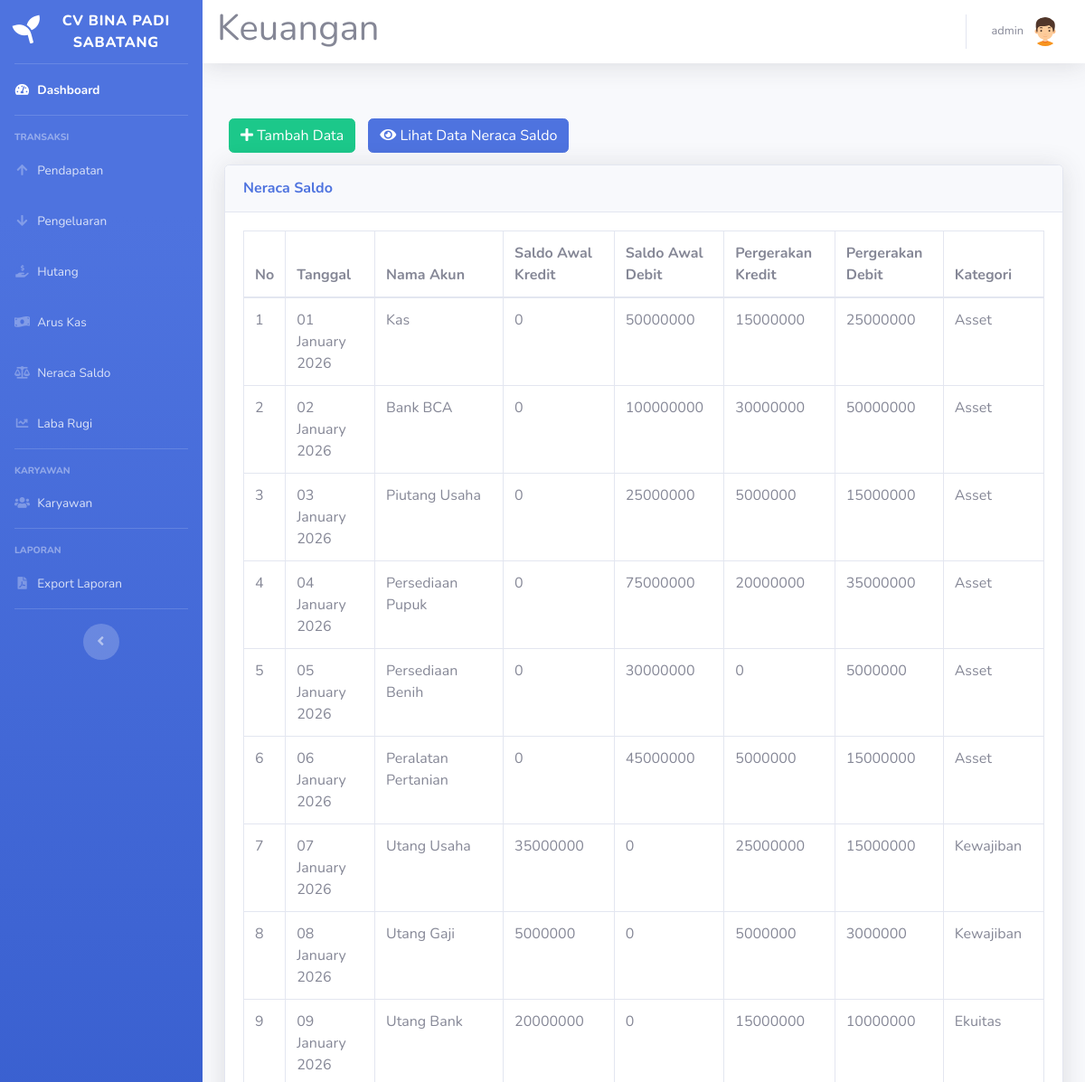
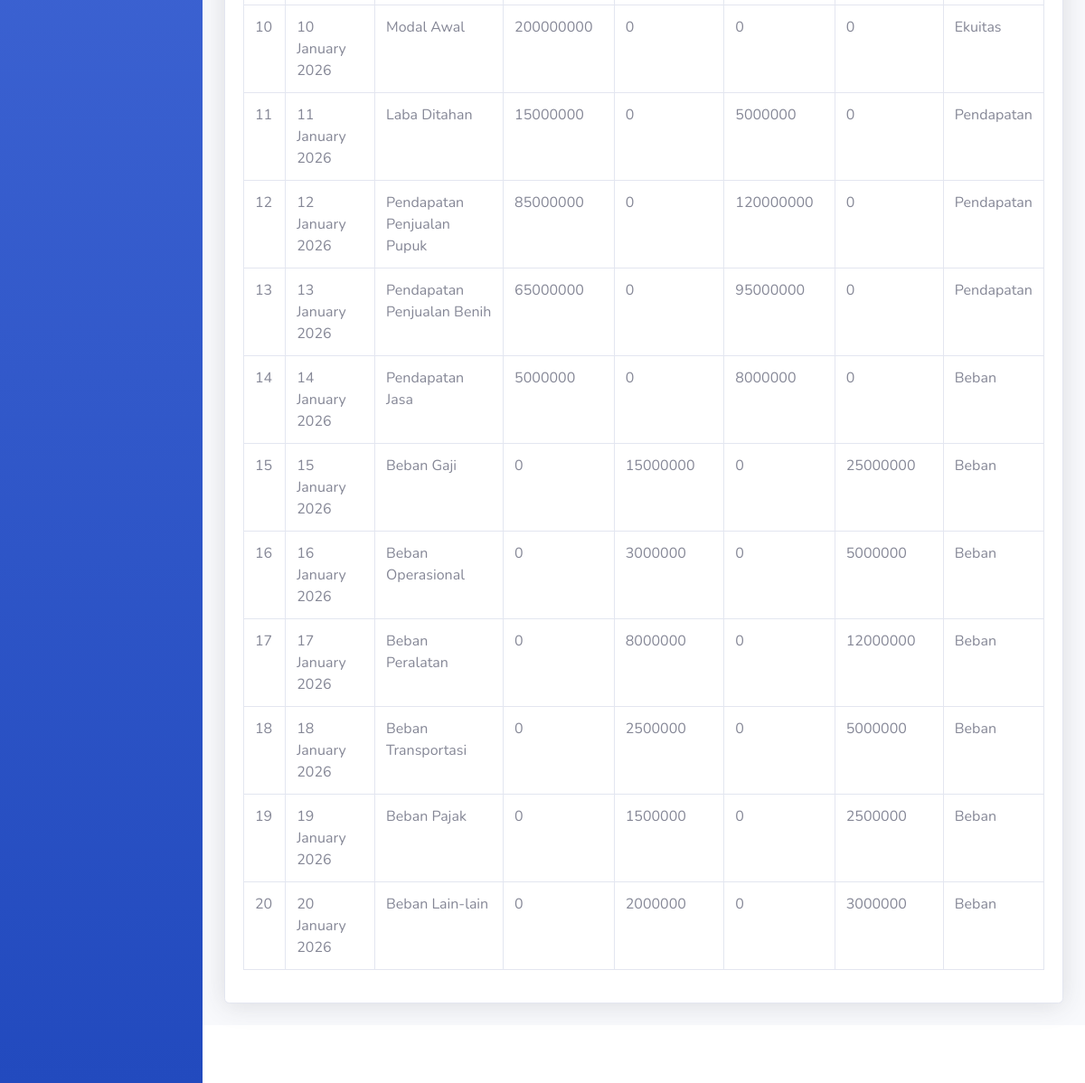
/neraca-saldo.php (signed in), run on the app's committed database (2 pictures, top to bottom).
### tables this page shows
CREATE TABLE `neraca_saldo` (
  `id_neraca_saldo` int(11) NOT NULL,
  `tanggal` date NOT NULL,
  `nama_akun` varchar(100) DEFAULT NULL,
  `nomor_akun` varchar(20) DEFAULT NULL,
  `saldo_awal_debit` int(30) DEFAULT NULL,
  `saldo_awal_kredit` int(30) DEFAULT NULL,
  `pergerakan_debit` int(30) DEFAULT NULL,
  `pergerakan_kredit` int(30) DEFAULT NULL,
  `status` int(11) DEFAULT NULL,
  `id_user` int(11) DEFAULT NULL
);

### neraca-saldo.php (the view, shortened to what this page needs)
<!DOCTYPE html>
<html lang="en">
<head>
    <link href="vendor/fontawesome-free/css/all.min.css" rel="stylesheet" type="text/css">
    <link href="css/sb-admin-2.min.css" rel="stylesheet">
</head>
<body id="page-top">
    <?php
    require('sidebar.php');
    ?>
    <div id="content">
        <?php require('navbar.php'); ?>
        <div class="container-fluid">
            <div class="row">
            </div>
            <div class="row">
                <div class="col-12">
                    <div class="py-2">
                        <a href="neraca-saldo-tambah.php" class="btn btn-success" style="margin:5px"><i class="fa fa-plus"></i> Tambah Data</a>
                        <a href="neraca-saldo-lihat.php" class="btn btn-primary" style="margin:5px"><i class="fa fa-eye"></i> Lihat Data Neraca Saldo</a>
                    </div>
                    <div class="card shadow mb-4">
                        <div class="card-header py-3">
                            <h6 class="m-0 font-weight-bold text-primary">Neraca Saldo</h6>
                        </div>
                        <div class="card-body">
                            <div class="table-responsive">
                                <table class="table table-bordered" id="dataTable" width="100%" cellspacing="0">
                                    <thead>
                                        <tr>
                                            <th>No</th>
                                            <th>Tanggal</th>
                                            <th>Nama Akun</th>
                                            <th>Saldo Awal Kredit</th>
                                            <th>Saldo Awal Debit</th>
                                            <th>Pergerakan Kredit</th>
                                            <th>Pergerakan Debit</th>
                                            <th>Kategori</th>
                                        </tr>
                                    </thead>
                                    <tbody>
                                        <?php
                                        include('koneksi.php');
                                        $sql = "SELECT * FROM neraca_saldo";
                                        $result = $koneksi->query($sql);
                                        if ($result->num_rows > 0) {
                                            $no = 1;
                                            while ($row = $result->fetch_assoc()) {
                                                echo "<tr>";
                                                echo "<td>" . $no . "</td>";
                                                echo "<td>" . date('d F Y', strtotime($row["tanggal"])) . "</td>";
                                                echo "<td>" . $row["nama_akun"] . "</td>";
                                                echo "<td>" . $row["saldo_awal_kredit"] . "</td>";
                                                echo "<td>" . $row["saldo_awal_debit"] . "</td>";
                                                echo "<td>" . $row["pergerakan_kredit"] . "</td>";
                                                echo "<td>" . $row["pergerakan_debit"] . "</td>";
                                                $kategori = "";
                                                switch ($row["status"]) {
                                                    case 1:
                                                        $kategori = "Asset";
                                                        break;
                                                    case 2:
                                                        $kategori = "Kewajiban";
                                                        break;
                                                    case 3:
                                                        $kategori = "Ekuitas";
                                                        break;
                                                    case 4:
                                                        $kategori = "Pendapatan";
                                                        break;
                                                    case 5:
                                                        $kategori = "Beban";
                                                        break;
                                                }
                                                echo "<td>" . $kategori . "</td>";
                                                echo "</tr>";
                                                $no++;
                                            }
                                        } else {
                                            echo "0 results";
                                        }
                                        ?>
                                    </tbody>
                                </table>
                            </div>
                        </div>
                    </div>
                </div>
            </div>
        </div>
        <?php require 'footer.php' ?>
    </div>
    </div>
</body>
</html>

### data on the page
neraca_saldo: tanggal "01 January 2026", nama_akun "Kas", saldo_awal_kredit "0", saldo_awal_debit "50000000", pergerakan_kredit "15000000", pergerakan_debit "25000000", status "Asset"
neraca_saldo: tanggal "02 January 2026", nama_akun "Bank BCA", saldo_awal_kredit "0", saldo_awal_debit "100000000", pergerakan_kredit "30000000", pergerakan_debit "50000000", status "Asset"
neraca_saldo: tanggal "03 January 2026", nama_akun "Piutang Usaha", saldo_awal_kredit "0", saldo_awal_debit "25000000", pergerakan_kredit "5000000", pergerakan_debit "15000000", status "Asset"
neraca_saldo: tanggal "04 January 2026", nama_akun "Persediaan Pupuk", saldo_awal_kredit "0", saldo_awal_debit "75000000", pergerakan_kredit "20000000", pergerakan_debit "35000000", status "Asset"
neraca_saldo: tanggal "05 January 2026", nama_akun "Persediaan Benih", saldo_awal_kredit "0", saldo_awal_debit "30000000", pergerakan_kredit "0", pergerakan_debit "5000000", status "Asset"
neraca_saldo: tanggal "06 January 2026", nama_akun "Peralatan Pertanian", saldo_awal_kredit "0", saldo_awal_debit "45000000", pergerakan_kredit "5000000", pergerakan_debit "15000000", status "Asset"
neraca_saldo: tanggal "07 January 2026", nama_akun "Utang Usaha", saldo_awal_kredit "35000000", saldo_awal_debit "0", pergerakan_kredit "25000000", pergerakan_debit "15000000", status "Kewajiban"
neraca_saldo: tanggal "08 January 2026", nama_akun "Utang Gaji", saldo_awal_kredit "5000000", saldo_awal_debit "0", pergerakan_kredit "5000000", pergerakan_debit "3000000", status "Kewajiban"
neraca_saldo: tanggal "09 January 2026", nama_akun "Utang Bank", saldo_awal_kredit "20000000", saldo_awal_debit "0", pergerakan_kredit "15000000", pergerakan_debit "10000000", status "Ekuitas"
neraca_saldo: tanggal "10 January 2026", nama_akun "Modal Awal", saldo_awal_kredit "200000000", saldo_awal_debit "0", pergerakan_kredit "0", pergerakan_debit "0", status "Ekuitas"
neraca_saldo: tanggal "11 January 2026", nama_akun "Laba Ditahan", saldo_awal_kredit "15000000", saldo_awal_debit "0", pergerakan_kredit "5000000", pergerakan_debit "0", status "Pendapatan"
neraca_saldo: tanggal "12 January 2026", nama_akun "Pendapatan Penjualan Pupuk", saldo_awal_kredit "85000000", saldo_awal_debit "0", pergerakan_kredit "120000000", pergerakan_debit "0", status "Pendapatan"
neraca_saldo: tanggal "13 January 2026", nama_akun "Pendapatan Penjualan Benih", saldo_awal_kredit "65000000", saldo_awal_debit "0", pergerakan_kredit "95000000", pergerakan_debit "0", status "Pendapatan"
neraca_saldo: tanggal "14 January 2026", nama_akun "Pendapatan Jasa", saldo_awal_kredit "5000000", saldo_awal_debit "0", pergerakan_kredit "8000000", pergerakan_debit "0", status "Beban"
neraca_saldo: tanggal "15 January 2026", nama_akun "Beban Gaji", saldo_awal_kredit "0", saldo_awal_debit "15000000", pergerakan_kredit "0", pergerakan_debit "25000000", status "Beban"
neraca_saldo: tanggal "16 January 2026", nama_akun "Beban Operasional", saldo_awal_kredit "0", saldo_awal_debit "3000000", pergerakan_kredit "0", pergerakan_debit "5000000", status "Beban"
neraca_saldo: tanggal "17 January 2026", nama_akun "Beban Peralatan", saldo_awal_kredit "0", saldo_awal_debit "8000000", pergerakan_kredit "0", pergerakan_debit "12000000", status "Beban"
neraca_saldo: tanggal "18 January 2026", nama_akun "Beban Transportasi", saldo_awal_kredit "0", saldo_awal_debit "2500000", pergerakan_kredit "0", pergerakan_debit "5000000", status "Beban"
neraca_saldo: tanggal "19 January 2026", nama_akun "Beban Pajak", saldo_awal_kredit "0", saldo_awal_debit "1500000", pergerakan_kredit "0", pergerakan_debit "2500000", status "Beban"
neraca_saldo: tanggal "20 January 2026", nama_akun "Beban Lain-lain", saldo_awal_kredit "0", saldo_awal_debit "2000000", pergerakan_kredit "0", pergerakan_debit "3000000", status "Beban"

### other printed values
$_SESSION['nama'] "admin"
